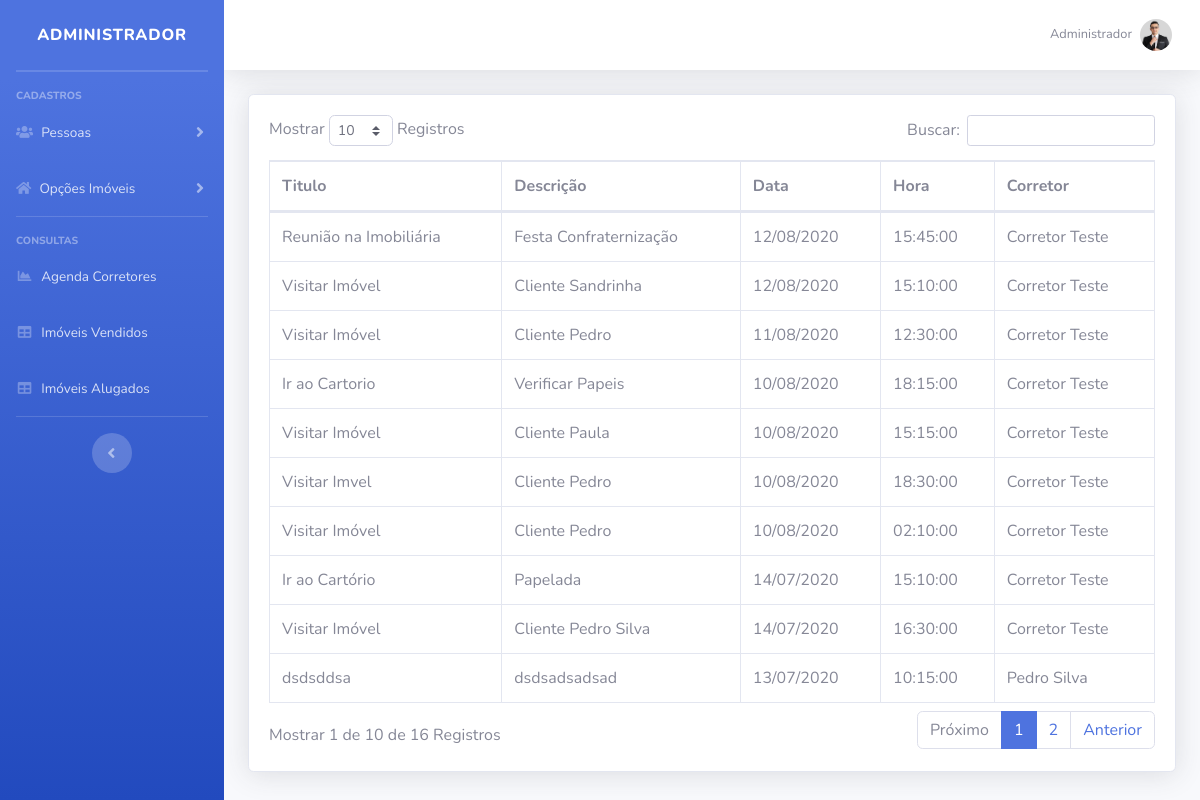
The app's page /imobiliaria/sistema/painel-admin/index.php?pag=tarefas (signed in) with its own data.
### tables this page shows
CREATE TABLE `usuarios` (
  `id` int(11) NOT NULL,
  `nome` varchar(50) NOT NULL,
  `cpf` varchar(20) NOT NULL,
  `email` varchar(50) NOT NULL,
  `senha` varchar(35) NOT NULL,
  `nivel` varchar(35) NOT NULL,
  `foto` varchar(100) DEFAULT NULL
);

CREATE TABLE `tarefas` (
  `id` int(11) NOT NULL,
  `titulo` varchar(40) NOT NULL,
  `descricao` varchar(100) NOT NULL,
  `data` date NOT NULL,
  `hora` time NOT NULL,
  `id_imovel` varchar(10) NOT NULL,
  `corretor` varchar(20) NOT NULL,
  `status` varchar(15) NOT NULL
);

CREATE TABLE `corretores` (
  `id` int(11) NOT NULL,
  `nome` varchar(50) NOT NULL,
  `cpf` varchar(20) NOT NULL,
  `telefone` varchar(15) NOT NULL,
  `email` varchar(50) NOT NULL,
  `endereco` varchar(100) NOT NULL,
  `foto` varchar(100) NOT NULL,
  `descricao` varchar(90) DEFAULT NULL,
  `twitter` varchar(150) DEFAULT NULL,
  `facebook` varchar(150) DEFAULT NULL,
  `corretor` tinyint(1) DEFAULT NULL,
  `creci` varchar(15) DEFAULT NULL
);

### imobiliaria/sistema/painel-admin/tarefas.php (the view, shortened to what this page needs)
<?php
include_once("../../conexao.php");
?>
<div class="card shadow mb-4">
    <div class="card-body">
        <div class="table-responsive">
            <table class="table table-bordered" id="dataTable" width="100%" cellspacing="0">
                <thead>
                    <tr>
                        <th>Titulo</th>
                        <th>Descrição</th>
                        <th>Data</th>
                        <th>Hora</th>
                        <th>Corretor</th>
                    </tr>
                </thead>
                <tbody>
                      <?php
                    $query = $pdo->query("SELECT * FROM tarefas order by id desc ");
                    $res = $query->fetchAll(PDO::FETCH_ASSOC);
                    for ($i=0; $i < count($res); $i++) {
                                $titulo = $res[$i]['titulo'];
                                $descricao = $res[$i]['descricao'];
                                $data = $res[$i]['data'];
                                $hora = $res[$i]['hora'];
                                $corretor = $res[$i]['corretor'];
                         $res_2 = $pdo->query("SELECT * FROM corretores where cpf = '$corretor'");
            $dados_2 = $res_2->fetchAll(PDO::FETCH_ASSOC);
            $nomeCorretor = $dados_2[0]['nome'];
              $dataSeparada = implode('/', array_reverse(explode('-', $data)));
                     ?>
                    <tr>
                        <td><?php echo $titulo ?></td>
                        <td><?php echo $descricao ?></td>
                        <td><?php echo $dataSeparada ?></td>
                        <td><?php echo $hora ?></td>
                        <td><?php echo $nomeCorretor ?></td>
                    </tr>
                  <?php } ?>
                </tbody>
            </table>
        </div>
    </div>
</div>

### imobiliaria/sistema/painel-admin/index.php (shortened to what this page needs)
<?php
include_once("../../conexao.php");
 ?>
<?php
    $idUsuario = $_SESSION['id_usuario'];
    $res = $pdo->query("SELECT * FROM usuarios where id = '" . $idUsuario . "' ");
    $dados = $res->fetchAll(PDO::FETCH_ASSOC);
    $nome = isset($dados[0]['nome']) ? $dados[0]['nome'] : null;
    $img = isset($dados[0]['foto']) ? $dados[0]['foto'] : null;
    $pag = @$_GET["pag"];
    $menu1 = "corretores";
    $menu2 = "tesoureiros";
    $menu3 = "cidade";
    $menu4 = "bairro";
    $menu5 = "tipo";
    $menu6 = "tarefas";
    $menu7 = "vendas";
    $menu8 = "alugueis";
 ?>
<!DOCTYPE html>
<html lang="en">
    <head>
        <link href="../vendor/fontawesome-free/css/all.min.css" rel="stylesheet" type="text/css">
        <link href="../css/sb-admin-2.min.css" rel="stylesheet">
        <link href="../css/style.css" rel="stylesheet">
        <link href="../vendor/datatables/dataTables.bootstrap4.min.css" rel="stylesheet">
    </head>
    <body id="page-top">
        <div id="wrapper">
            <ul class="navbar-nav bg-gradient-primary sidebar sidebar-dark accordion" id="accordionSidebar">
                <a class="sidebar-brand d-flex align-items-center justify-content-center" href="index.php">
                    <div class="sidebar-brand-text mx-3">Administrador</div>
                </a>
                <hr class="sidebar-divider my-0">
                <hr class="sidebar-divider">
                <div class="sidebar-heading">
                    Cadastros
                </div>
                <li class="nav-item">
                    <a class="nav-link collapsed" href="#" data-toggle="collapse" data-target="#collapseTwo" aria-expanded="true" aria-controls="collapseTwo">
                        <i class="fas fa-users"></i>
                        <span>Pessoas</span>
                    </a>
                </li>
                <li class="nav-item">
                    <a class="nav-link collapsed" href="#" data-toggle="collapse" data-target="#collapseUtilities" aria-expanded="true" aria-controls="collapseUtilities">
                        <i class="fas fa-home"></i>
                        <span>Opções Imóveis</span>
                    </a>
                </li>
                <hr class="sidebar-divider">
                <div class="sidebar-heading">
                    Consultas
                </div>
                <li class="nav-item">
                    <a class="nav-link" href="index.php?pag=<?php echo $menu6 ?>">
                        <i class="fas fa-fw fa-chart-area"></i>
                        <span>Agenda Corretores</span></a>
                </li>
                <li class="nav-item">
                    <a class="nav-link" href="index.php?pag=<?php echo $menu7 ?>">
                        <i class="fas fa-fw fa-table"></i>
                        <span>Imóveis Vendidos</span></a>
                </li>
                <li class="nav-item">
                    <a class="nav-link" href="index.php?pag=<?php echo $menu8 ?>">
                        <i class="fas fa-fw fa-table"></i>
                        <span>Imóveis Alugados</span></a>
                </li>
                <hr class="sidebar-divider d-none d-md-block">
                <div class="text-center d-none d-md-inline">
                    <button class="rounded-circle border-0" id="sidebarToggle"></button>
                </div>
            </ul>
            <div id="content-wrapper" class="d-flex flex-column">
                <div id="content">
                    <nav class="navbar navbar-expand navbar-light bg-white topbar mb-4 static-top shadow">
                        <ul class="navbar-nav ml-auto">
                            <li class="nav-item dropdown no-arrow">
                                <a class="nav-link dropdown-toggle" href="#" id="userDropdown" role="button" data-toggle="dropdown" aria-haspopup="true" aria-expanded="false">
                                    <span class="mr-2 d-none d-lg-inline text-gray-600 small"><?php echo $nome ?></span>
                                    <img class="img-profile rounded-circle" src="../img/profiles/<?php echo $img ?>">
                                </a>
                            </li>
                        </ul>
                    </nav>
                    <div class="container-fluid">
                        <?php if ($pag == null) {
                        include_once("home.php");
                        } else if ($pag==$menu1) {
                        include_once($menu1.".php");
                        } else if ($pag==$menu2) {
                        include_once($menu2.".php");
                         } else if ($pag==$menu3) {
                        include_once($menu3.".php");
                        } else if ($pag==$menu4) {
                        include_once($menu4.".php");
                        } else if ($pag==$menu5) {
                        include_once($menu5.".php");
                        } else if ($pag==$menu6) {
                        include_once($menu6.".php");
                        } else if ($pag==$menu7) {
                        include_once($menu7.".php");
                        } else if ($pag==$menu8) {
                        include_once($menu8.".php");
                        } else {
                        include_once("home.php");
                        }
                        ?>
                    </div>
                </div>
            </div>
        </div>
    </body>
</html>

### records on screen
usuarios: nome "Administrador", foto (picture)
tarefas: titulo "Reunião na Imobiliária", descricao "Festa Confraternização", data "12/08/2020", hora "15:45:00", corretores.nome "Corretor Teste"
tarefas: titulo "Visitar Imóvel", descricao "Cliente Sandrinha", data "12/08/2020", hora "15:10:00", corretores.nome "Corretor Teste"
tarefas: titulo "Visitar Imóvel", descricao "Cliente Pedro", data "11/08/2020", hora "12:30:00", corretores.nome "Corretor Teste"
tarefas: titulo "Ir ao Cartorio", descricao "Verificar Papeis", data "10/08/2020", hora "18:15:00", corretores.nome "Corretor Teste"
tarefas: titulo "Visitar Imóvel", descricao "Cliente Paula", data "10/08/2020", hora "15:15:00", corretores.nome "Corretor Teste"
tarefas: titulo "Visitar Imvel", descricao "Cliente Pedro", data "10/08/2020", hora "18:30:00", corretores.nome "Corretor Teste"
tarefas: titulo "Visitar Imóvel", descricao "Cliente Pedro", data "10/08/2020", hora "02:10:00", corretores.nome "Corretor Teste"
tarefas: titulo "Ir ao Cartório", descricao "Papelada", data "14/07/2020", hora "15:10:00", corretores.nome "Corretor Teste"
tarefas: titulo "Visitar Imóvel", descricao "Cliente Pedro Silva", data "14/07/2020", hora "16:30:00", corretores.nome "Corretor Teste"
tarefas: titulo "dsdsddsa", descricao "dsdsadsadsad", data "13/07/2020", hora "10:15:00", corretores.nome "Pedro Silva"
